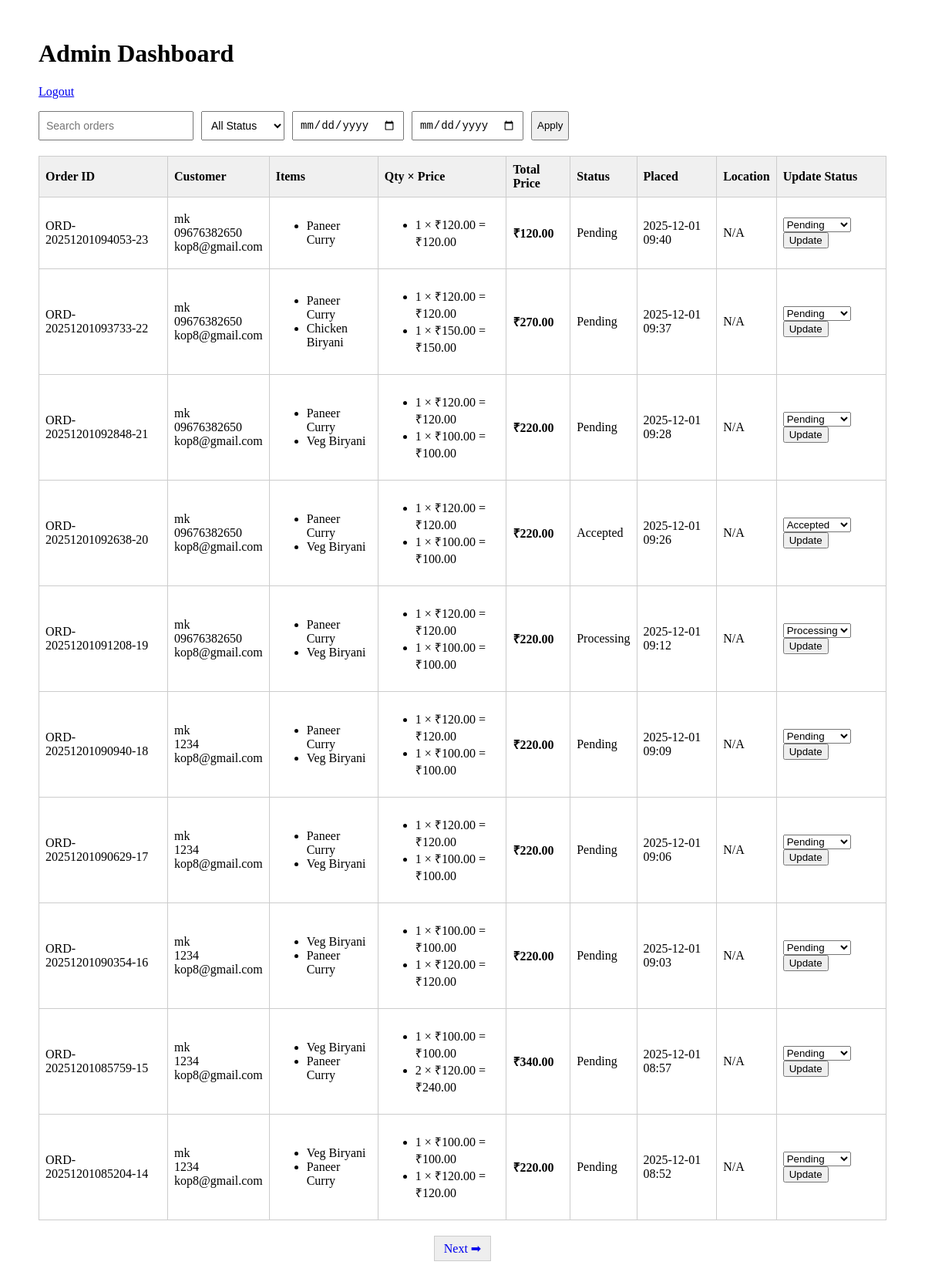
Screenshot of /admin/dashboard (signed in) with the database file from the repository.
### app.py (models this page shows)
class Order(db.Model):
    __tablename__ = "order"
    id = db.Column(db.Integer, primary_key=True)
    order_id = db.Column(db.String(64), unique=True, index=True)
    customer_name = db.Column(db.String(200))
    email = db.Column(db.String(200))
    phone = db.Column(db.String(40))
    address = db.Column(db.String(400))
    status = db.Column(db.String(50), default="Pending")
    latitude = db.Column(db.Float, nullable=True)
    longitude = db.Column(db.Float, nullable=True)
    map_link = db.Column(db.String(500), nullable=True)
    created_at = db.Column(db.DateTime, default=datetime.utcnow)
    items = db.relationship("OrderItem", backref="order", lazy=True)
    def total_price(self):
        return sum(float(i.price) * int(i.quantity) for i in self.items)

class OrderItem(db.Model):
    __tablename__ = "order_item"
    id = db.Column(db.Integer, primary_key=True)
    order_id = db.Column(db.Integer, db.ForeignKey("order.id"))
    item_name = db.Column(db.String(200))
    quantity = db.Column(db.Integer, default=1)
    price = db.Column(db.Float, default=0.0)

### app.py (the view, shortened to what this page needs)
@app.route("/admin/dashboard", methods=["GET"])
def admin_dashboard():
    if not session.get("admin_logged_in"):
        return redirect(url_for("admin_login"))
    query = request.args.get("query", "").strip()
    status_filter = request.args.get("status", "")
    start_date = request.args.get("start_date", "")
    end_date = request.args.get("end_date", "")
    page = int(request.args.get("page", 1))
    per_page = 10  # items per page
    orders_query = Order.query
    if status_filter:
        orders_query = orders_query.filter_by(status=status_filter)
    if start_date:
        start_dt = datetime.strptime(start_date, "%Y-%m-%d")
        orders_query = orders_query.filter(Order.created_at >= start_dt)
    if end_date:
        end_dt = datetime.strptime(end_date + " 23:59:59", "%Y-%m-%d %H:%M:%S")
        orders_query = orders_query.filter(Order.created_at <= end_dt)
    orders = orders_query.order_by(Order.created_at.desc()).paginate(page=page, per_page=per_page)
    return render_template(
        "admin_dashboard.html",
        orders=orders.items,
        pagination=orders,
        query=query,
        status_filter=status_filter,
        start_date=start_date,
        end_date=end_date,
    )

### templates/admin_dashboard.html (shortened to what this page needs)
<!doctype html>
<html>
<head>
</head>
<body>
<div class="container">
  <h1>Admin Dashboard</h1>
  <p><a href="{{ url_for('admin_logout') }}">Logout</a></p>
  <form method="GET" action="" class="filters">
    <input type="text" name="query" placeholder="Search orders"
           value="{{ query }}">
    <select name="status">
      <option value="">All Status</option>
    </select>
    <input type="date" name="start_date" value="{{ start_date }}">
    <input type="date" name="end_date" value="{{ end_date }}">
    <button type="submit">Apply</button>
  </form>
  {% if orders %}
    <table>
      <thead>
        <tr>
          <th>Order ID</th>
          <th>Customer</th>
          <th>Items</th>
          <th>Qty × Price</th>
          <th>Total Price</th>
          <th>Status</th>
          <th>Placed</th>
          <th>Location</th>
          <th>Update Status</th>
        </tr>
      </thead>
      <tbody>
        {% for o in orders %}
        <tr>
          <td>{{ o.order_id }}</td>
          <td>
            {{ o.customer_name }}<br>
            {{ o.phone }}<br>
            {{ o.email }}
          </td>
          <td>
            <ul>
              {% for item in o.items %}
                <li>{{ item.item_name }}</li>
              {% endfor %}
            </ul>
          </td>
          <td>
            <ul>
              {% for item in o.items %}
                {% set q = item.quantity|int %}
                {% set p = item.price|float %}
                {% set subtotal = q * p %}
                <li>{{ q }} × ₹{{ "%.2f"|format(p) }} = ₹{{ "%.2f"|format(subtotal) }}</li>
              {% endfor %}
            </ul>
          </td>
          <td><strong>₹{{ "%.2f"|format(o.total_price()) }}</strong></td>
          <td>{{ o.status }}</td>
          <td>{{ o.created_at.strftime('%Y-%m-%d %H:%M') }}</td>
          <td>
            {% if o.latitude and o.longitude %}
              <a href="https://www.google.com/maps?q={{ o.latitude }},{{ o.longitude }}" target="_blank">Map</a>
            {% else %}
              N/A
            {% endif %}
          </td>
          <td>
            <form method="POST" action="{{ url_for('update_status', order_db_id=o.id) }}">
              <select name="status">
                {% for s in ['Pending','Accepted','Processing','ontheway','Completed','Cancelled'] %}
                  <option value="{{ s }}" {% if o.status == s %}selected{% endif %}>{{ s }}</option>
                {% endfor %}
              </select>
              <button type="submit">Update</button>
            </form>
          </td>
        </tr>
        {% endfor %}
      </tbody>
    </table>
    <div class="pagination">
      {% if pagination.has_next %}
        <a href="?page={{ pagination.next_num }}&query={{ query }}&status={{ status_filter }}&start_date={{ start_date }}&end_date={{ end_date }}">Next ➡</a>
      {% endif %}
    </div>
  {% else %}
    <p>No orders found.</p>
  {% endif %}
</div>
</body>
</html>

### templates/admin_dashboard.html (style rules this page uses)
.container { max-width: 1100px; margin: 20px auto; padding: 10px; }
table { width: 100%; border-collapse: collapse; margin-top: 20px; }
th, td { border: 1px solid #ccc; padding: 8px; text-align: left; }
th { background: #f0f0f0; }
.filters { display: flex; gap: 10px; margin-top: 10px; flex-wrap: wrap; }
.filters input, .filters select { padding: 8px; font-size: 14px; }
.pagination { margin-top: 20px; display: flex; justify-content: center; gap: 10px; }
.pagination a { padding: 6px 12px; background: #eee; border: 1px solid #ccc; text-decoration: none; }

### rows the page displays
Order: order_id "ORD-20251201094053-23", customer_name "mk", phone "09676382650", email "kop8@gmail.com", status "Pending", created_at "2025-12-01 09:40", shows "N/A"
OrderItem: item_name "Paneer Curry", quantity "1", price "120.00", total_price "120.00"
Order: order_id "ORD-20251201093733-22", customer_name "mk", phone "09676382650", email "kop8@gmail.com", status "Pending", created_at "2025-12-01 09:37", shows "N/A"
OrderItem: item_name "Paneer Curry", quantity "1", price "120.00", total_price "270.00"
OrderItem: item_name "Chicken Biryani", quantity "1", price "150.00"
Order: order_id "ORD-20251201092848-21", customer_name "mk", phone "09676382650", email "kop8@gmail.com", status "Pending", created_at "2025-12-01 09:28", shows "N/A"
OrderItem: item_name "Paneer Curry", quantity "1", price "120.00", total_price "220.00"
OrderItem: item_name "Veg Biryani", quantity "1", price "100.00"
Order: order_id "ORD-20251201092638-20", customer_name "mk", phone "09676382650", email "kop8@gmail.com", status "Accepted", created_at "2025-12-01 09:26", shows "N/A"
OrderItem: item_name "Paneer Curry", quantity "1", price "120.00", total_price "220.00"
OrderItem: item_name "Veg Biryani", quantity "1", price "100.00"
Order: order_id "ORD-20251201091208-19", customer_name "mk", phone "09676382650", email "kop8@gmail.com", status "Processing", created_at "2025-12-01 09:12", shows "N/A"
OrderItem: item_name "Paneer Curry", quantity "1", price "120.00", total_price "220.00"
OrderItem: item_name "Veg Biryani", quantity "1", price "100.00"
Order: order_id "ORD-20251201090940-18", customer_name "mk", phone "1234", email "kop8@gmail.com", status "Pending", created_at "2025-12-01 09:09", shows "N/A"
OrderItem: item_name "Paneer Curry", quantity "1", price "120.00", total_price "220.00"
OrderItem: item_name "Veg Biryani", quantity "1", price "100.00"
Order: order_id "ORD-20251201090629-17", customer_name "mk", phone "1234", email "kop8@gmail.com", status "Pending", created_at "2025-12-01 09:06", shows "N/A"
OrderItem: item_name "Paneer Curry", quantity "1", price "120.00", total_price "220.00"
OrderItem: item_name "Veg Biryani", quantity "1", price "100.00"
Order: order_id "ORD-20251201090354-16", customer_name "mk", phone "1234", email "kop8@gmail.com", status "Pending", created_at "2025-12-01 09:03", shows "N/A"
OrderItem: item_name "Veg Biryani", quantity "1", price "100.00", total_price "220.00"
OrderItem: item_name "Paneer Curry", quantity "1", price "120.00"
Order: order_id "ORD-20251201085759-15", customer_name "mk", phone "1234", email "kop8@gmail.com", status "Pending", created_at "2025-12-01 08:57", shows "N/A"
OrderItem: item_name "Veg Biryani", quantity "1", price "100.00", total_price "340.00"
OrderItem: item_name "Paneer Curry", quantity "2", price "120.00", subtotal "240.00"
Order: order_id "ORD-20251201085204-14", customer_name "mk", phone "1234", email "kop8@gmail.com", status "Pending", created_at "2025-12-01 08:52", shows "N/A"
OrderItem: item_name "Veg Biryani", quantity "1", price "100.00", total_price "220.00"
OrderItem: item_name "Paneer Curry", quantity "1", price "120.00"
